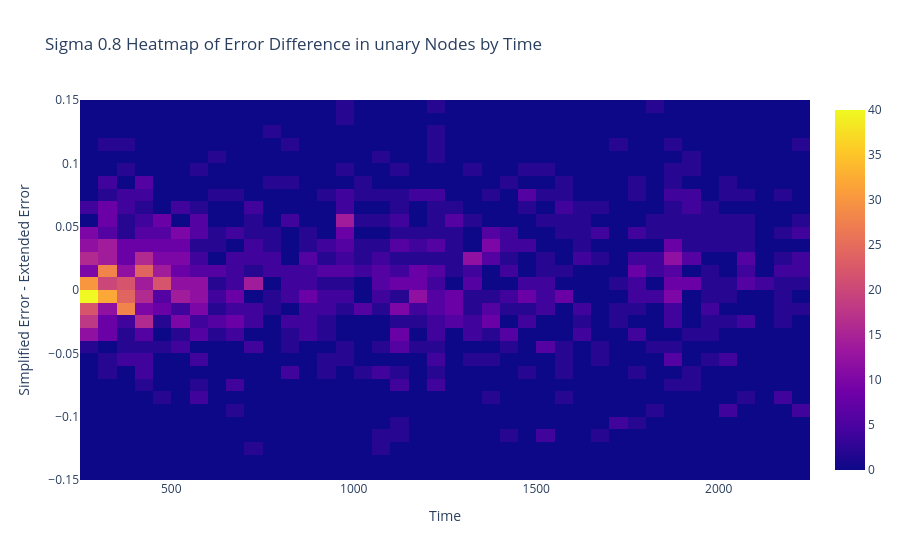

Source (notebook cell):
### Code cell
heat_map(S0_8_R1_unary, S0_8_R0_static, "unary")

### Figure 1 — Plotly figure (JSON) as saved in the notebook; plotly's stock layout.template omitted (floating-point values rounded to 4 significant figures; data arrays with more than 128 entries replaced by an {"elided": "..."} marker saying what was removed)
{"data": [{"autobinx": false, "autobiny": false, "histnorm": "density", "type": "histogram2d", "x": {"elided": "8066 float values"}, "xbins": {"end": 2250, "size": 50, "start": 250}, "y": {"elided": "8066 float values"}, "ybins": {"end": 0.15, "size": 0.01, "start": -0.15}}], "layout": {"title": {"text": "Sigma 0.8 Heatmap of Error Difference in unary Nodes by Time"}, "xaxis": {"title": {"text": "Time"}}, "yaxis": {"title": {"text": "Simplified Error - Extended Error"}}}}
